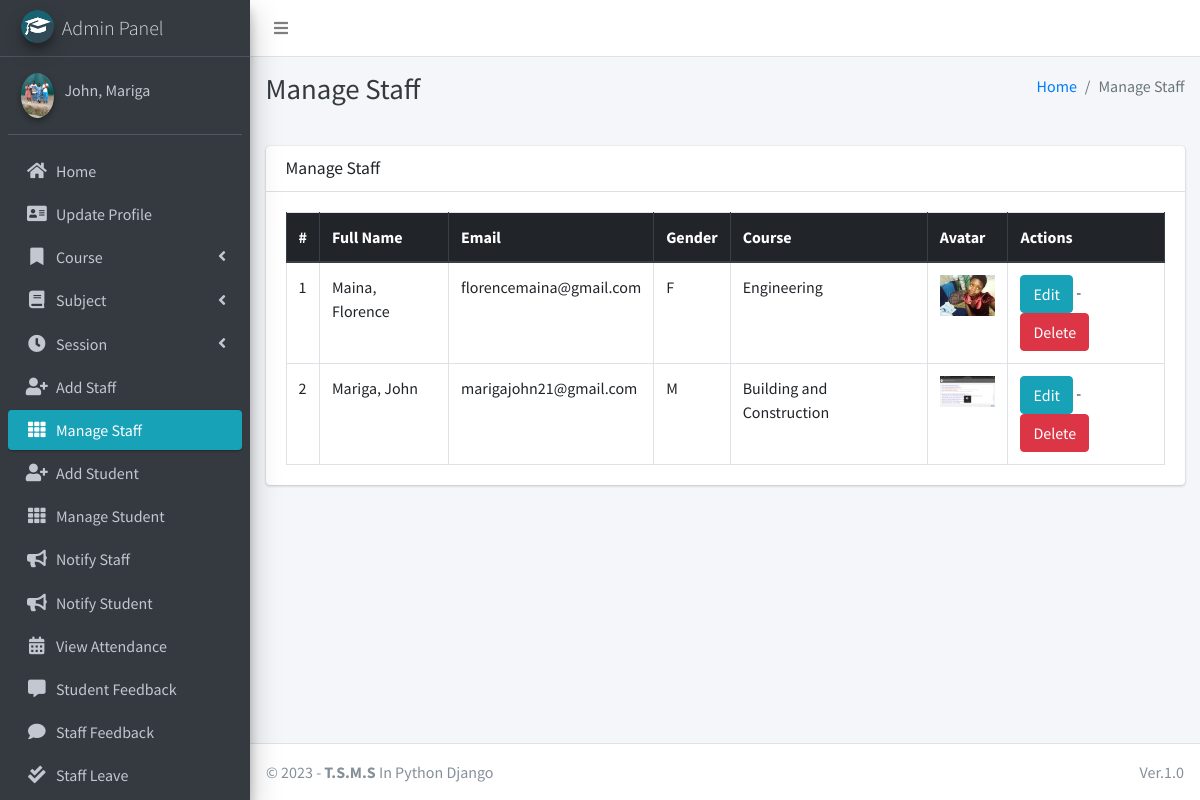
Page /staff/manage/ (signed in) on the committed database.
### main_app/models.py (models this page shows, shortened)
class CustomUser(AbstractUser):
    USER_TYPE = ((1, "HOD"), (2, "Staff"), (3, "Student"))
    GENDER = [("M", "Male"), ("F", "Female")]
    username = None  # Removed username, using email instead
    email = models.EmailField(unique=True)
    user_type = models.CharField(default=1, choices=USER_TYPE, max_length=1)
    gender = models.CharField(max_length=1, choices=GENDER)
    profile_pic = models.ImageField()
    address = models.TextField()
    fcm_token = models.TextField(default="")  # For firebase notifications
    created_at = models.DateTimeField(auto_now_add=True)
    updated_at = models.DateTimeField(auto_now=True)
    USERNAME_FIELD = "email"
    REQUIRED_FIELDS = []
    objects = CustomUserManager()
    def __str__(self):
        return self.last_name + ", " + self.first_name

class Staff(models.Model):
    course = models.ForeignKey(Course, on_delete=models.DO_NOTHING, null=True, blank=False)
    admin = models.OneToOneField(CustomUser, on_delete=models.CASCADE)

class Course(models.Model):
    name = models.CharField(max_length=120)
    created_at = models.DateTimeField(auto_now_add=True)
    updated_at = models.DateTimeField(auto_now=True)

### main_app/hod_views.py (the view)
# urls.py: path("staff/manage/", hod_views.manage_staff, name='manage_staff'),
def manage_staff(request):
    allStaff = CustomUser.objects.filter(user_type=2)
    context = {
        'allStaff': allStaff,
        'page_title': 'Manage Staff'
    }
    return render(request, "hod_template/manage_staff.html", context)

### main_app/templates/hod_template/manage_staff.html
{% extends 'main_app/base.html' %}
{% load static %}
{% block page_title %}{{page_title}}{% endblock page_title %}
{% block content %}
<section class="content">
    <div class="container-fluid">
        <div class="row">
            <div class="col-md-12">
                <div class="card">
                    <div class="card-header">
                        <h3 class="card-title">{{page_title}}</h3>
                    </div>
                    <div class="card-body">
                        <table id="example2" class="table table-bordered table-hover">
                            <thead class="thead-dark">
                                <tr>
                                    <th>#</th>
                                    <th>Full Name</th>
                                    <th>Email</th>
                                    <th>Gender</th>
                                    <th>Course</th>
                                    <th>Avatar</th>
                                    <th>Actions</th>
                                </tr>
                            </thead>
                            <tbody>
                                {% for staff in allStaff %}
                                <tr>
                                    <td>{{ forloop.counter }}</td>
                                    <td>{{staff.last_name}}, {{staff.first_name}}</td>
                                    <td>{{staff.email}}</td>
                                    <td>{{staff.gender}}</td>
                                    <td>{{staff.staff.course.name}}</td>
                                    <td>
                                        {% if staff.profile_pic == ""  %}
                                        No Image
                                        {% else %}
                                        <img class="img img-fluid mb-2" height="56" width="56"
                                            src="{{staff.profile_pic}}" alt="">
                                        {% endif %}
                                    </td>
                                    <td>
                                        <a href="{% url 'edit_staff' staff.staff.id %}" class="btn btn-info">Edit</a> -
                                        <a href="{% url 'delete_staff' staff.staff.id %}" class="btn btn-danger" onclick="return confirm('Are you sure about this ?')">Delete</a>
                                    </td>
                                </tr>
                                {% endfor %}
                            </tbody>
                        </table>
                    </div>
                </div>
            </div>
        </div>
    </div>
</section>
{% endblock content %}

### main_app/templates/main_app/sidebar_template.html (shortened to what this page needs)
{% load static %}
<aside class="main-sidebar sidebar-dark-info elevation-4">
    {% if request.user.user_type == '1' %}
    <a href="{% url 'admin_home' %}" class="brand-link">
        <img src="{% static 'dist/img/cmsl.png' %} " alt="AdminLTE Logo"
            class="brand-image img-circle elevation-3" >
        <span class="brand-text font-weight-light">Admin Panel</span>
    </a>
    <div class="sidebar">
        <div class="user-panel mt-3 pb-3 mb-3 d-flex">
            <div class="image">
                <img src="{{ request.user.profile_pic}}" class="img-circle elevation-2" alt="User Image">
            </div>
            <div class="info">
                <a href="#" class="d-block">{{user}}</a>
            </div>
        </div>
        <nav class="mt-2">
            <ul class="nav nav-pills nav-sidebar flex-column" data-widget="treeview" role="menu" data-accordion="false">
                <li class="nav-item">
                    {% url 'admin_home' as admin_home %}
                    <a href="{{admin_home}}" class="nav-link {% if admin_home == request.path %} active {% endif %}">
                        <i class="nav-icon fas fa-home"></i>
                        <p>
                            Home
                        </p>
                    </a>
                </li>
                <li class="nav-item">
                    {% url 'admin_view_profile' as admin_view_profile %}
                    <a href="{{admin_view_profile}}"
                        class="nav-link {% if admin_view_profile == request.path %} active {% endif %}">
                        <i class="nav-icon fas fa-address-card"></i>
                        <p>
                            Update Profile
                        </p>
                    </a>
                </li>
                <li class="nav-item has-treeview">
                    <a href="#" class="nav-link">
                        <i class="nav-icon fas fa-bookmark"></i>
                        <p>
                            Course
                            <i class="fas fa-angle-left right"></i>
                        </p>
                    </a>
                </li>
                <li class="nav-item has-treeview">
                    <a href="#" class="nav-link">
                        <i class="nav-icon fas fa-book"></i>
                        <p>
                            Subject
                            <i class="fas fa-angle-left right"></i>
                        </p>
                    </a>
                </li>
                <li class="nav-item has-treeview">
                    <a href="#" class="nav-link">
                        <i class="nav-icon fas fa-clock"></i>
                        <p>
                            Session
                            <i class="fas fa-angle-left right"></i>
                        </p>
                    </a>
                </li>
                <li class="nav-item">
                    {% url 'add_staff' as add_staff %}
                    <a href="{{add_staff}}" class="nav-link {% if add_staff == request.path %} active {% endif %}">
                        <i class="nav-icon fas fa-user-plus"></i>
                        <p>
                            Add Staff
                        </p>
                    </a>
                </li>
                <li class="nav-item">
                    {% url 'manage_staff' as manage_staff %}
                    {% url 'edit_staff' staff_id as edit_staff %}
                    <a href="{{manage_staff}}"
                        class="nav-link {% if manage_staff == request.path or request.path == edit_staff %} active {% endif %}">
                        <i class="nav-icon fas fa-th"></i>
                        <p>
                            Manage Staff
                        </p>
                    </a>
                </li>
                <li class="nav-item">
                    {% url 'add_student' as add_student%}
                    <a href="{{add_student}}" class="nav-link  {% if add_student == request.path %} active {% endif %}">
                        <i class="nav-icon fas fa-user-plus"></i>
                        <p>
                            Add Student
                        </p>
                    </a>
                </li>
                <li class="nav-item">
                    {% url 'manage_student' as manage_student %}
                    {% url 'edit_student' student_id as edit_student %}
                    <a href="{{manage_student}}"
                        class="nav-link  {% if edit_student == request.path or manage_student == request.path %} active {% endif %}">
                        <i class="nav-icon fas fa-th"></i>
                        <p>
                            Manage Student
                        </p>
                    </a>
                </li>
                <li class="nav-item">
                    {% url 'admin_notify_staff' as admin_notify_staff %}
                    <a href="{{admin_notify_staff}}"
                        class="nav-link {% if admin_notify_staff == request.path %} active {% endif %}">
                        <i class="nav-icon fas fa-bullhorn"></i>
                        <p>
                            Notify Staff
                        </p>
                    </a>
                </li>
                <li class="nav-item">
                    {% url 'admin_notify_student' as admin_notify_student %}
                    <a href="{{admin_notify_student}}"
                        class="nav-link {% if admin_notify_student == request.path %} active {% endif %}">
                        <i class="nav-icon fas fa-bullhorn"></i>
                        <p>
                            Notify Student
                        </p>
                    </a>
                </li>
                <li class="nav-item">
                    {% url 'admin_view_attendance' as admin_view_attendance %}
                <li class="nav-item">
                    <a href="{{admin_view_attendance}}"
                        class="nav-link  {% if admin_view_attendance == request.path %} active {% endif %}">
                        <i class="nav-icon fas fa-calendar-alt"></i>
                        <p>
                            View Attendance
                        </p>
                    </a>
                </li>
                <li class="nav-item">
                    {% url 'student_feedback_message' as student_feedback_message %}
                    <a href="{{ student_feedback_message }}"
                        class="nav-link  {% if student_feedback_message == request.path %} active {% endif %}">
                        <i class="nav-icon fas fa-comment-alt"></i>
                        <p>
                            Student Feedback
                        </p>
                    </a>
                </li>
                <li class="nav-item">
                    {% url 'staff_feedback_message' as staff_feedback_message %}
                    <a href="{{staff_feedback_message}}"
                        class="nav-link   {% if staff_feedback_message == request.path %} active {% endif %}">
                        <i class="nav-icon fas fa-comment"></i>
                        <p>
                            Staff Feedback
                        </p>
                    </a>
                </li>
                <li class="nav-item">
                    {% url 'view_staff_leave' as view_staff_leave %}
                    <a href="{{view_staff_leave}}"
                        class="nav-link  {% if view_staff_leave == request.path %} active {% endif %}">
                        <i class="nav-icon fas fa-check-double"></i>
                        <p>
                            Staff Leave
                        </p>
                    </a>
                </li>
                                        {% endif %}
                                    </ul>
                                </nav>
                            </div>
</aside>

### rows in the picture
CustomUser: user.profile_pic (picture), last_name+first_name "John, Mariga"
CustomUser: last_name "Maina", first_name "Florence", email "florencemaina@gmail.com", gender "F", staff.course.name "Engineering", profile_pic (picture)
CustomUser: last_name "Mariga", first_name "John", email "marigajohn21@gmail.com", gender "M", staff.course.name "Building and Construction", shows a picture

### other values in the picture
{{ page_title }} "Manage Staff"
